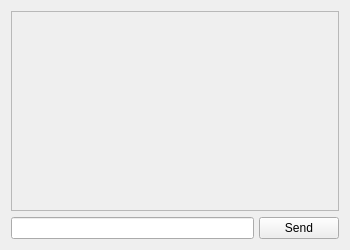
<?xml version="1.0" encoding="UTF-8"?>
<ui version="4.0">
 <class>ChatWindow</class>
 <widget class="QMainWindow" name="ChatWindow">
  <property name="geometry">
   <rect>
    <x>0</x>
    <y>0</y>
    <width>350</width>
    <height>250</height>
   </rect>
  </property>
  <property name="minimumSize">
   <size>
    <width>350</width>
    <height>250</height>
   </size>
  </property>
  <property name="windowTitle">
   <string>Chat</string>
  </property>
  <property name="windowIcon">
   <iconset resource="../Static/static.qrc">
    <normaloff>:/icon/svg-flat.svg</normaloff>:/icon/svg-flat.svg</iconset>
  </property>
  <widget class="QWidget" name="centralWidget">
   <layout class="QVBoxLayout" name="verticalLayout">
    <item>
     <widget class="QScrollArea" name="scrollArea">
      <property name="widgetResizable">
       <bool>true</bool>
      </property>
      <widget class="QWidget" name="messageArea">
       <property name="geometry">
        <rect>
         <x>0</x>
         <y>0</y>
         <width>334</width>
         <height>192</height>
        </rect>
       </property>
       <layout class="QVBoxLayout" name="verticalLayout_2"/>
      </widget>
     </widget>
    </item>
    <item>
     <layout class="QHBoxLayout" name="horizontalLayout">
      <property name="spacing">
       <number>5</number>
      </property>
      <property name="sizeConstraint">
       <enum>QLayout::SetFixedSize</enum>
      </property>
      <property name="bottomMargin">
       <number>0</number>
      </property>
      <item>
       <widget class="QLineEdit" name="message"/>
      </item>
      <item>
       <widget class="QPushButton" name="send">
        <property name="sizePolicy">
         <sizepolicy hsizetype="Fixed" vsizetype="Fixed">
          <horstretch>0</horstretch>
          <verstretch>0</verstretch>
         </sizepolicy>
        </property>
        <property name="text">
         <string>Send</string>
        </property>
       </widget>
      </item>
     </layout>
    </item>
   </layout>
  </widget>
 </widget>
 <layoutdefault spacing="6" margin="11"/>
 <resources>
  <include location="../Static/static.qrc"/>
 </resources>
 <connections/>
</ui>
